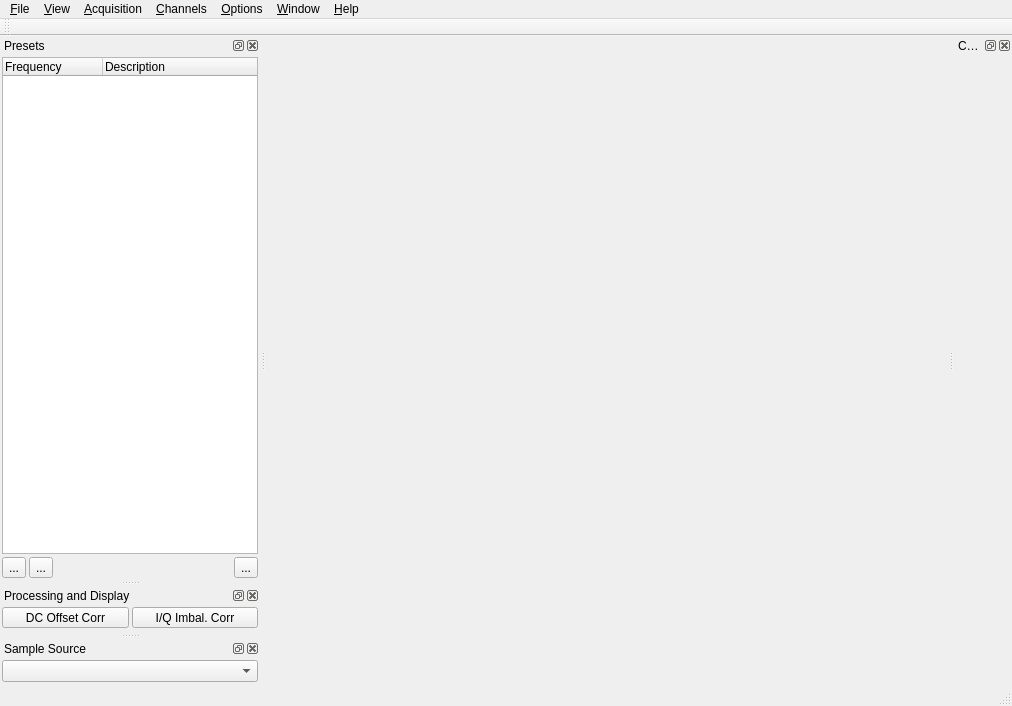
<?xml version="1.0" encoding="UTF-8"?>
<ui version="4.0">
 <class>MainWindow</class>
 <widget class="QMainWindow" name="MainWindow">
  <property name="geometry">
   <rect>
    <x>0</x>
    <y>0</y>
    <width>1012</width>
    <height>706</height>
   </rect>
  </property>
  <property name="windowTitle">
   <string>SDRangelove</string>
  </property>
  <property name="windowIcon">
   <iconset resource="resources/res.qrc">
    <normaloff>:/appicon.png</normaloff>:/appicon.png</iconset>
  </property>
  <property name="animated">
   <bool>true</bool>
  </property>
  <widget class="QWidget" name="centralWidget">
   <layout class="QVBoxLayout" name="verticalLayout_2">
    <property name="margin">
     <number>0</number>
    </property>
    <item>
     <widget class="GLSpectrum" name="glSpectrum" native="true">
      <property name="sizePolicy">
       <sizepolicy hsizetype="MinimumExpanding" vsizetype="MinimumExpanding">
        <horstretch>0</horstretch>
        <verstretch>0</verstretch>
       </sizepolicy>
      </property>
     </widget>
    </item>
   </layout>
  </widget>
  <widget class="QMenuBar" name="menuBar">
   <property name="geometry">
    <rect>
     <x>0</x>
     <y>0</y>
     <width>1012</width>
     <height>23</height>
    </rect>
   </property>
   <widget class="QMenu" name="menu_File">
    <property name="title">
     <string>&amp;File</string>
    </property>
    <addaction name="action_Exit"/>
   </widget>
   <widget class="QMenu" name="menu_Options">
    <property name="title">
     <string>&amp;Options</string>
    </property>
    <addaction name="actionOsmoSDR_Firmware_Upgrade"/>
    <addaction name="separator"/>
    <addaction name="action_Preferences"/>
   </widget>
   <widget class="QMenu" name="menu_Acquisition">
    <property name="title">
     <string>&amp;Acquisition</string>
    </property>
    <addaction name="action_Start"/>
    <addaction name="action_Stop"/>
   </widget>
   <widget class="QMenu" name="menu_View">
    <property name="title">
     <string>&amp;View</string>
    </property>
    <addaction name="action_View_Fullscreen"/>
    <addaction name="separator"/>
    <addaction name="action_Oscilloscope"/>
   </widget>
   <widget class="QMenu" name="menu_Help">
    <property name="title">
     <string>&amp;Help</string>
    </property>
    <addaction name="action_Open_Website"/>
    <addaction name="action_Check_for_Update"/>
    <addaction name="separator"/>
    <addaction name="action_Loaded_Plugins"/>
    <addaction name="separator"/>
    <addaction name="action_About"/>
   </widget>
   <widget class="QMenu" name="menu_Channels">
    <property name="title">
     <string>&amp;Channels</string>
    </property>
   </widget>
   <widget class="QMenu" name="menu_Window">
    <property name="title">
     <string>&amp;Window</string>
    </property>
   </widget>
   <addaction name="menu_File"/>
   <addaction name="menu_View"/>
   <addaction name="menu_Acquisition"/>
   <addaction name="menu_Channels"/>
   <addaction name="menu_Options"/>
   <addaction name="menu_Window"/>
   <addaction name="menu_Help"/>
  </widget>
  <widget class="QToolBar" name="mainToolBar">
   <attribute name="toolBarArea">
    <enum>TopToolBarArea</enum>
   </attribute>
   <attribute name="toolBarBreak">
    <bool>false</bool>
   </attribute>
  </widget>
  <widget class="QStatusBar" name="statusBar"/>
  <widget class="QDockWidget" name="presetDock">
   <property name="windowTitle">
    <string>Presets</string>
   </property>
   <attribute name="dockWidgetArea">
    <number>1</number>
   </attribute>
   <widget class="QWidget" name="dockWidgetContents">
    <layout class="QGridLayout" name="gridLayout_6">
     <property name="margin">
      <number>2</number>
     </property>
     <property name="spacing">
      <number>3</number>
     </property>
     <item row="5" column="1">
      <widget class="QToolButton" name="presetSave">
       <property name="toolTip">
        <string>Save current settings as preset</string>
       </property>
       <property name="text">
        <string>...</string>
       </property>
       <property name="icon">
        <iconset resource="resources/res.qrc">
         <normaloff>:/preset-save.png</normaloff>:/preset-save.png</iconset>
       </property>
       <property name="iconSize">
        <size>
         <width>16</width>
         <height>16</height>
        </size>
       </property>
      </widget>
     </item>
     <item row="5" column="5">
      <widget class="QToolButton" name="presetLoad">
       <property name="toolTip">
        <string>Load selected preset</string>
       </property>
       <property name="text">
        <string>...</string>
       </property>
       <property name="icon">
        <iconset resource="resources/res.qrc">
         <normaloff>:/preset-load.png</normaloff>:/preset-load.png</iconset>
       </property>
       <property name="iconSize">
        <size>
         <width>16</width>
         <height>16</height>
        </size>
       </property>
      </widget>
     </item>
     <item row="5" column="3" colspan="2">
      <spacer name="horizontalSpacer_3">
       <property name="orientation">
        <enum>Qt::Horizontal</enum>
       </property>
       <property name="sizeHint" stdset="0">
        <size>
         <width>40</width>
         <height>20</height>
        </size>
       </property>
      </spacer>
     </item>
     <item row="5" column="2">
      <widget class="QToolButton" name="presetDelete">
       <property name="toolTip">
        <string>Delete selected preset</string>
       </property>
       <property name="text">
        <string>...</string>
       </property>
       <property name="icon">
        <iconset resource="resources/res.qrc">
         <normaloff>:/preset-delete.png</normaloff>:/preset-delete.png</iconset>
       </property>
       <property name="iconSize">
        <size>
         <width>16</width>
         <height>16</height>
        </size>
       </property>
      </widget>
     </item>
     <item row="1" column="1" rowspan="4" colspan="5">
      <widget class="QTreeWidget" name="presetTree">
       <property name="allColumnsShowFocus">
        <bool>true</bool>
       </property>
       <column>
        <property name="text">
         <string>Frequency</string>
        </property>
       </column>
       <column>
        <property name="text">
         <string>Description</string>
        </property>
       </column>
      </widget>
     </item>
    </layout>
   </widget>
  </widget>
  <widget class="QDockWidget" name="processingDock">
   <property name="windowTitle">
    <string>Processing and Display</string>
   </property>
   <attribute name="dockWidgetArea">
    <number>1</number>
   </attribute>
   <widget class="QWidget" name="dockWidgetContents_4">
    <property name="sizePolicy">
     <sizepolicy hsizetype="Preferred" vsizetype="Maximum">
      <horstretch>0</horstretch>
      <verstretch>0</verstretch>
     </sizepolicy>
    </property>
    <layout class="QVBoxLayout" name="verticalLayout">
     <property name="spacing">
      <number>3</number>
     </property>
     <property name="margin">
      <number>2</number>
     </property>
     <item>
      <layout class="QHBoxLayout" name="horizontalLayout">
       <property name="spacing">
        <number>3</number>
       </property>
       <item>
        <widget class="ButtonSwitch" name="dcOffset">
         <property name="sizePolicy">
          <sizepolicy hsizetype="MinimumExpanding" vsizetype="Fixed">
           <horstretch>0</horstretch>
           <verstretch>0</verstretch>
          </sizepolicy>
         </property>
         <property name="toolTip">
          <string>Compensate DC offset</string>
         </property>
         <property name="text">
          <string>DC Offset Corr</string>
         </property>
        </widget>
       </item>
       <item>
        <widget class="ButtonSwitch" name="iqImbalance">
         <property name="sizePolicy">
          <sizepolicy hsizetype="MinimumExpanding" vsizetype="Fixed">
           <horstretch>0</horstretch>
           <verstretch>0</verstretch>
          </sizepolicy>
         </property>
         <property name="toolTip">
          <string>Compensate I/Q imbalance</string>
         </property>
         <property name="text">
          <string>I/Q Imbal. Corr</string>
         </property>
        </widget>
       </item>
      </layout>
     </item>
     <item>
      <widget class="GLSpectrumGUI" name="glSpectrumGUI" native="true"/>
     </item>
    </layout>
   </widget>
  </widget>
  <widget class="QDockWidget" name="inputDock">
   <property name="windowTitle">
    <string>Sample Source</string>
   </property>
   <attribute name="dockWidgetArea">
    <number>1</number>
   </attribute>
   <widget class="QWidget" name="dockWidgetContents_6">
    <property name="sizePolicy">
     <sizepolicy hsizetype="Preferred" vsizetype="Maximum">
      <horstretch>0</horstretch>
      <verstretch>0</verstretch>
     </sizepolicy>
    </property>
    <layout class="QVBoxLayout" name="verticalLayout_3">
     <property name="spacing">
      <number>3</number>
     </property>
     <property name="margin">
      <number>2</number>
     </property>
     <item>
      <widget class="QComboBox" name="sampleSource">
       <property name="sizeAdjustPolicy">
        <enum>QComboBox::AdjustToMinimumContentsLength</enum>
       </property>
      </widget>
     </item>
    </layout>
   </widget>
  </widget>
  <widget class="QDockWidget" name="channelDock">
   <property name="windowTitle">
    <string>Channels</string>
   </property>
   <attribute name="dockWidgetArea">
    <number>2</number>
   </attribute>
   <widget class="ChannelWindow" name="channelWindow">
    <layout class="QVBoxLayout" name="verticalLayout_4">
     <property name="spacing">
      <number>3</number>
     </property>
     <property name="margin">
      <number>2</number>
     </property>
    </layout>
   </widget>
  </widget>
  <action name="action_Exit">
   <property name="text">
    <string>E&amp;xit</string>
   </property>
   <property name="shortcut">
    <string>Ctrl+Q</string>
   </property>
  </action>
  <action name="action_Start">
   <property name="text">
    <string>&amp;Start</string>
   </property>
   <property name="shortcut">
    <string>F5</string>
   </property>
  </action>
  <action name="action_Stop">
   <property name="text">
    <string>&amp;Stop</string>
   </property>
   <property name="shortcut">
    <string>F6</string>
   </property>
  </action>
  <action name="action_View_Fullscreen">
   <property name="checkable">
    <bool>true</bool>
   </property>
   <property name="text">
    <string>&amp;Fullscreen</string>
   </property>
   <property name="shortcut">
    <string>F11</string>
   </property>
  </action>
  <action name="actionOsmoSDR_Firmware_Upgrade">
   <property name="text">
    <string>OsmoSDR &amp;Firmware Upgrade...</string>
   </property>
  </action>
  <action name="action_Oscilloscope">
   <property name="checkable">
    <bool>true</bool>
   </property>
   <property name="text">
    <string>&amp;Oscilloscope</string>
   </property>
   <property name="shortcut">
    <string>F8</string>
   </property>
  </action>
  <action name="action_About">
   <property name="text">
    <string>&amp;About SDRangelove...</string>
   </property>
  </action>
  <action name="action_Open_Website">
   <property name="text">
    <string>&amp;Open Website</string>
   </property>
  </action>
  <action name="action_Check_for_Update">
   <property name="text">
    <string>Check for &amp;Update...</string>
   </property>
  </action>
  <action name="action_Preferences">
   <property name="text">
    <string>&amp;Preferences...</string>
   </property>
  </action>
  <action name="action_Demod_NFM">
   <property name="text">
    <string>N&amp;FM</string>
   </property>
  </action>
  <action name="action_Tetra">
   <property name="text">
    <string>&amp;Tetra</string>
   </property>
  </action>
  <action name="action_Loaded_Plugins">
   <property name="text">
    <string>Loaded &amp;Plugins...</string>
   </property>
  </action>
  <zorder>presetDock</zorder>
  <zorder>channelDock</zorder>
 </widget>
 <layoutdefault spacing="6" margin="11"/>
 <customwidgets>
  <customwidget>
   <class>GLSpectrum</class>
   <extends>QWidget</extends>
   <header>gui/glspectrum.h</header>
   <container>1</container>
  </customwidget>
  <customwidget>
   <class>GLSpectrumGUI</class>
   <extends>QWidget</extends>
   <header>gui/glspectrumgui.h</header>
   <container>1</container>
  </customwidget>
  <customwidget>
   <class>ButtonSwitch</class>
   <extends>QToolButton</extends>
   <header>gui/buttonswitch.h</header>
  </customwidget>
  <customwidget>
   <class>ChannelWindow</class>
   <extends>QWidget</extends>
   <header>gui/channelwindow.h</header>
   <container>1</container>
  </customwidget>
 </customwidgets>
 <tabstops>
  <tabstop>presetTree</tabstop>
  <tabstop>presetSave</tabstop>
  <tabstop>presetDelete</tabstop>
  <tabstop>presetLoad</tabstop>
  <tabstop>dcOffset</tabstop>
  <tabstop>iqImbalance</tabstop>
 </tabstops>
 <resources>
  <include location="resources/res.qrc"/>
 </resources>
 <connections>
  <connection>
   <sender>action_Exit</sender>
   <signal>triggered()</signal>
   <receiver>MainWindow</receiver>
   <slot>close()</slot>
   <hints>
    <hint type="sourcelabel">
     <x>-1</x>
     <y>-1</y>
    </hint>
    <hint type="destinationlabel">
     <x>462</x>
     <y>332</y>
    </hint>
   </hints>
  </connection>
 </connections>
</ui>
